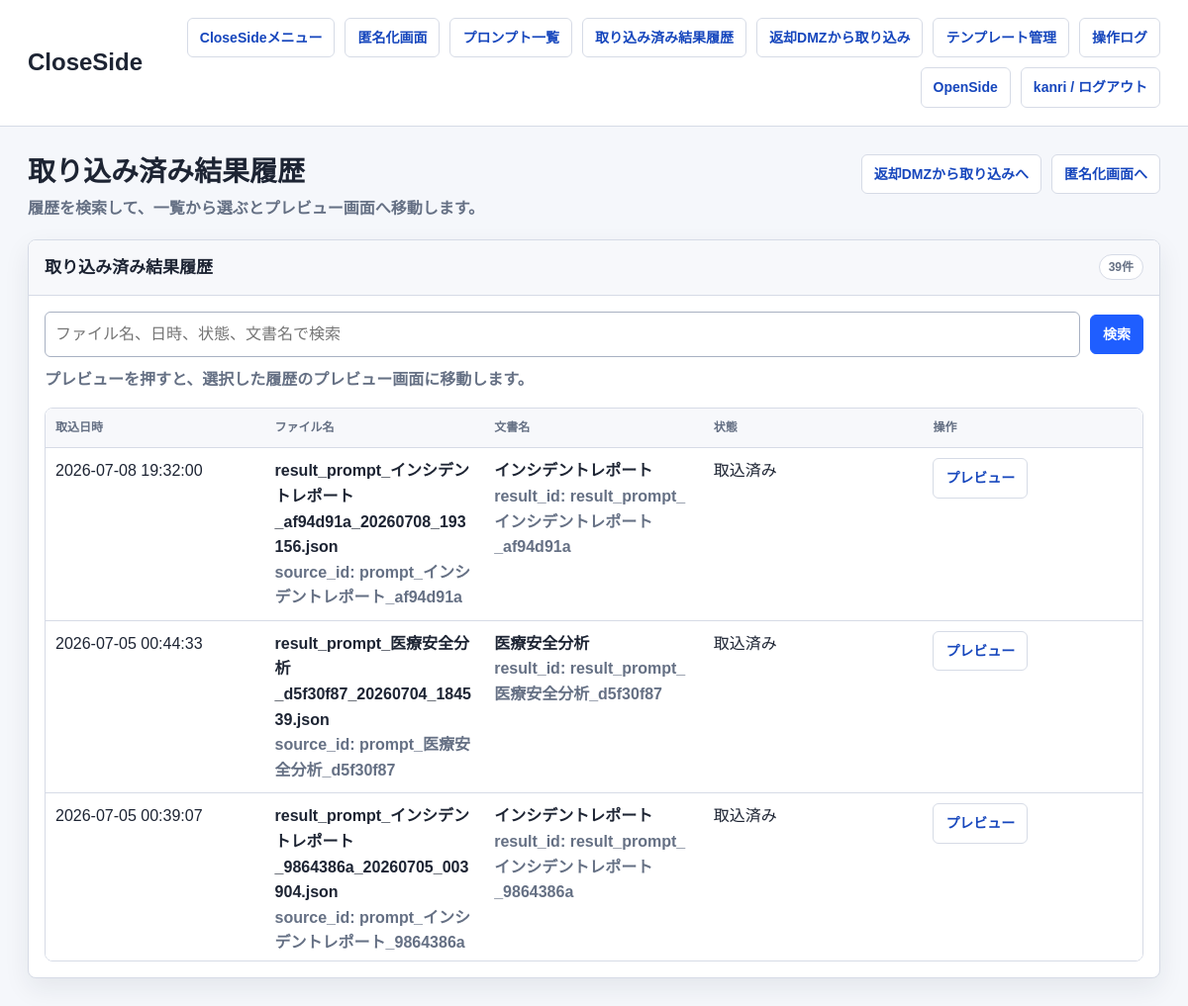
Before: /close/dmz/results/history/ (signed in) with the older database file.
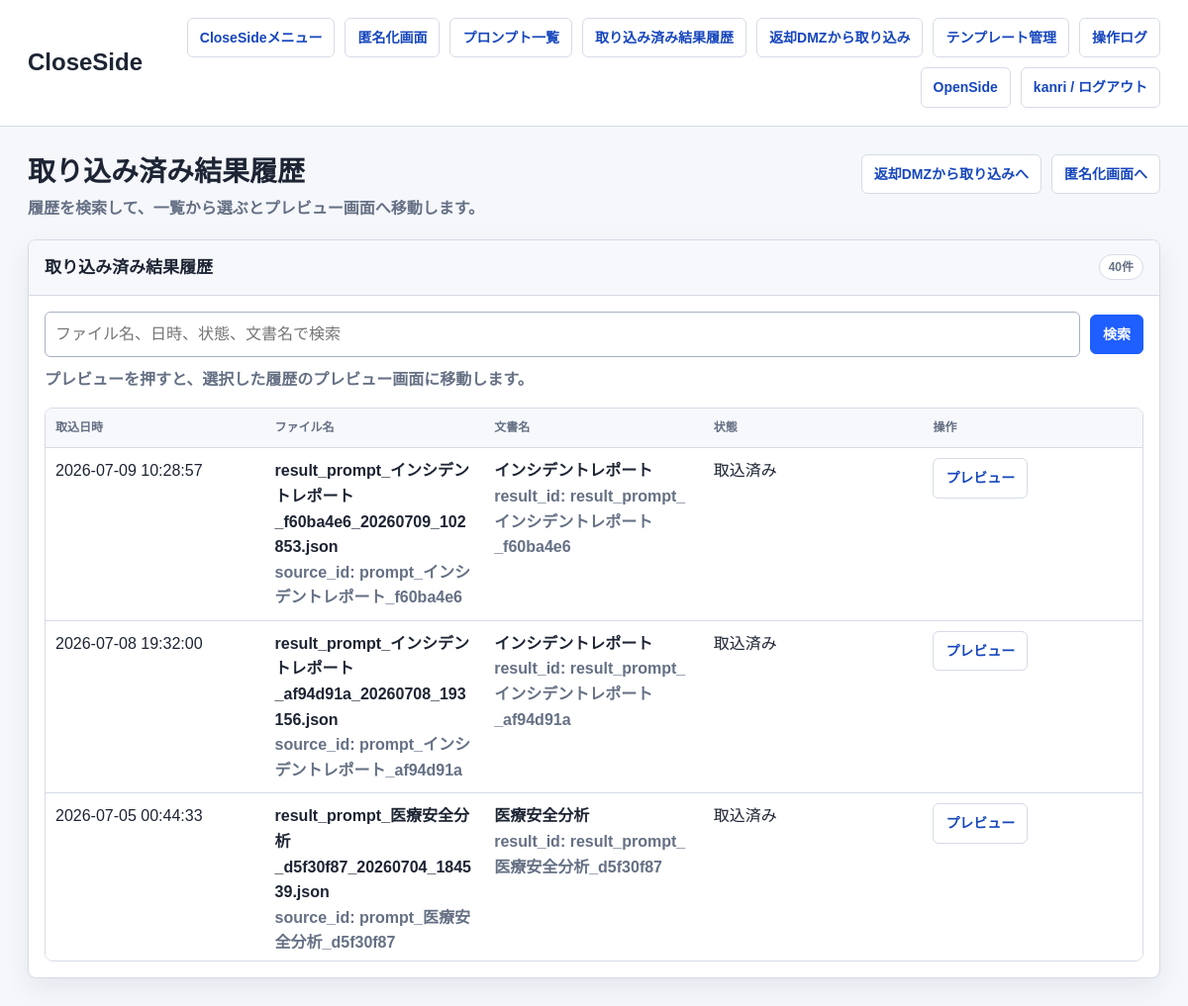
After: the same page with the newer database file.
### anonymizer_app/models.py (models this page shows, shortened)
class RestoredResult(models.Model):
    STATUS_CHOICES = [
        ('imported', '取込済み'),
        ('deleted', '削除済み'),
    ]
    source_id = models.CharField(max_length=255, db_index=True)
    result_id = models.CharField(max_length=255, blank=True, default='')
    template_type = models.CharField(max_length=255, blank=True, default='')
    result_text = models.TextField()
    restored_text = models.TextField()
    result_json = models.JSONField(null=True, blank=True)
    imported_filename = models.CharField(max_length=255, blank=True, default='')
    reviewer = models.CharField(max_length=255, blank=True, default='')
    owner = models.ForeignKey(settings.AUTH_USER_MODEL, null=True, blank=True, on_delete=models.SET_NULL)
    status = models.CharField(max_length=32, choices=STATUS_CHOICES, default='imported')
    created_at = models.DateTimeField(default=timezone.now)
    updated_at = models.DateTimeField(auto_now=True)

### close_side/views.py (the view)
# urls.py: path('dmz/results/history/', close_login_required(views.result_history_list), name='result_history_list'),
def result_history_list(request):
    context = _result_history_list_context(request)
    return render(request, 'anonymizer_app/result_history_list.html', context)

### anonymizer_app/history_utils.py (called while the page is built, shortened)
def filter_history_items(
    items: Iterable[Any],
    query: str | None,
    value_getters: Sequence[str | Callable[[Any], Any]],
) -> list[Any]:
    normalized_query = (query or '').strip().casefold()
    history_items = list(items)
    if not normalized_query:
        return history_items

### anonymizer_app/network_policy.py (called while the page is built)
def network_policy() -> dict:
    return getattr(settings, 'NETWORK_POLICY', DEFAULT_NETWORK_POLICY)

def get_client_ip(request) -> str:
    forwarded_for = request.META.get('HTTP_X_FORWARDED_FOR', '')
    if getattr(settings, 'NETWORK_POLICY_TRUST_X_FORWARDED_FOR', True) and forwarded_for:
        return forwarded_for.split(',')[0].strip()
    return request.META.get('REMOTE_ADDR') or ''

def normalize_ip(value: str):
    try:
        return ip_address(value)
    except ValueError:
        return None

def _networks(cidrs: list[str]):
    networks = []
    for cidr in cidrs:
        try:
            networks.append(ip_network(cidr))
        except ValueError:
            continue
    return networks

def side_for_path(path: str) -> str:
    for side, rule in network_policy().items():
        if any(path.startswith(prefix) for prefix in rule.get('paths', [])):
            return side
    return ''

### anonymizer_app/templates/anonymizer_app/result_history_list.html (shortened to what this page needs)
{% extends "anonymizer_app/base.html" %}
{% block brand %}CloseSide{% endblock %}
{% block page_title %}取り込み済み結果履歴{% endblock %}
{% block page_subtitle %}<p class="page-subtitle">履歴を検索して、一覧から選ぶとプレビュー画面へ移動します。</p>{% endblock %}
{% block page_actions %}
  <a class="button" href="{% url 'close_side:result_import_list' %}">返却DMZから取り込みへ</a>
  <a class="button" href="{% url 'close_side:home' %}">匿名化画面へ</a>
{% endblock %}
{% block content %}
  <section class="panel">
    <div class="panel-header">
      <h3 class="panel-title">取り込み済み結果履歴</h3>
      <span class="badge">{{ saved_results|length }}件</span>
    </div>
    <div class="panel-body">
      <form method="get" class="history-search">
        <input
          class="search-input"
          type="search"
          name="q"
          value="{{ history_query }}"
          placeholder="ファイル名、日時、状態、文書名で検索"
          aria-label="取り込み済み結果検索"
        >
        <button class="primary" type="submit">検索</button>
      </form>
      <p class="muted history-note">プレビューを押すと、選択した履歴のプレビュー画面に移動します。</p>
      {% if saved_results %}
        <div class="table-scroll">
          <table class="history-table">
            <thead>
              <tr>
                <th>取込日時</th>
                <th>ファイル名</th>
                <th>文書名</th>
                <th>状態</th>
                <th>操作</th>
              </tr>
            </thead>
            <tbody>
              {% for item in saved_results %}
                <tr>
                  <td>{{ item.created_at|date:"Y-m-d H:i:s" }}</td>
                  <td>
                    <strong>{{ item.imported_filename|default:"-" }}</strong><br>
                    <span class="muted">source_id: {{ item.source_id|default:"-" }}</span>
                  </td>
                  <td>
                    <strong>{{ item.template_type|default:"-" }}</strong><br>
                    <span class="muted">result_id: {{ item.result_id|default:"-" }}</span>
                  </td>
                  <td>{{ item.get_status_display }}</td>
                  <td>
                    <a
                      class="button"
                      href="{% url 'close_side:result_history_preview' pk=item.pk %}{% if history_query %}?q={{ history_query|urlencode }}{% endif %}"
                    >
                      プレビュー
                    </a>
                  </td>
                </tr>
              {% endfor %}
            </tbody>
          </table>
        </div>
      {% else %}
        <p class="empty">検索条件に一致する履歴がありません。</p>
      {% endif %}
    </div>
  </section>
{% endblock %}

Changed rows visible on the page:
no longer on this page (row unchanged): RestoredResult: created_at "2026-07-05 00:39:07", imported_filename "result_prompt_インシデントレポート_9864386a_20260705_003904.json", source_id "prompt_インシデントレポート_9864386a", template_type "インシデントレポート", result_id "result_prompt_インシデントレポート_9864386a", status "取込済み"
added RestoredResult: created_at "2026-07-09 10:28:57", imported_filename "result_prompt_インシデントレポート_f60ba4e6_20260709_102853.json", source_id "prompt_インシデントレポート_f60ba4e6", template_type "インシデントレポート", result_id "result_prompt_インシデントレポート_f60ba4e6", status "取込済み"
Other visible differences:
{{ saved_results|length }}: "39" → "40"
